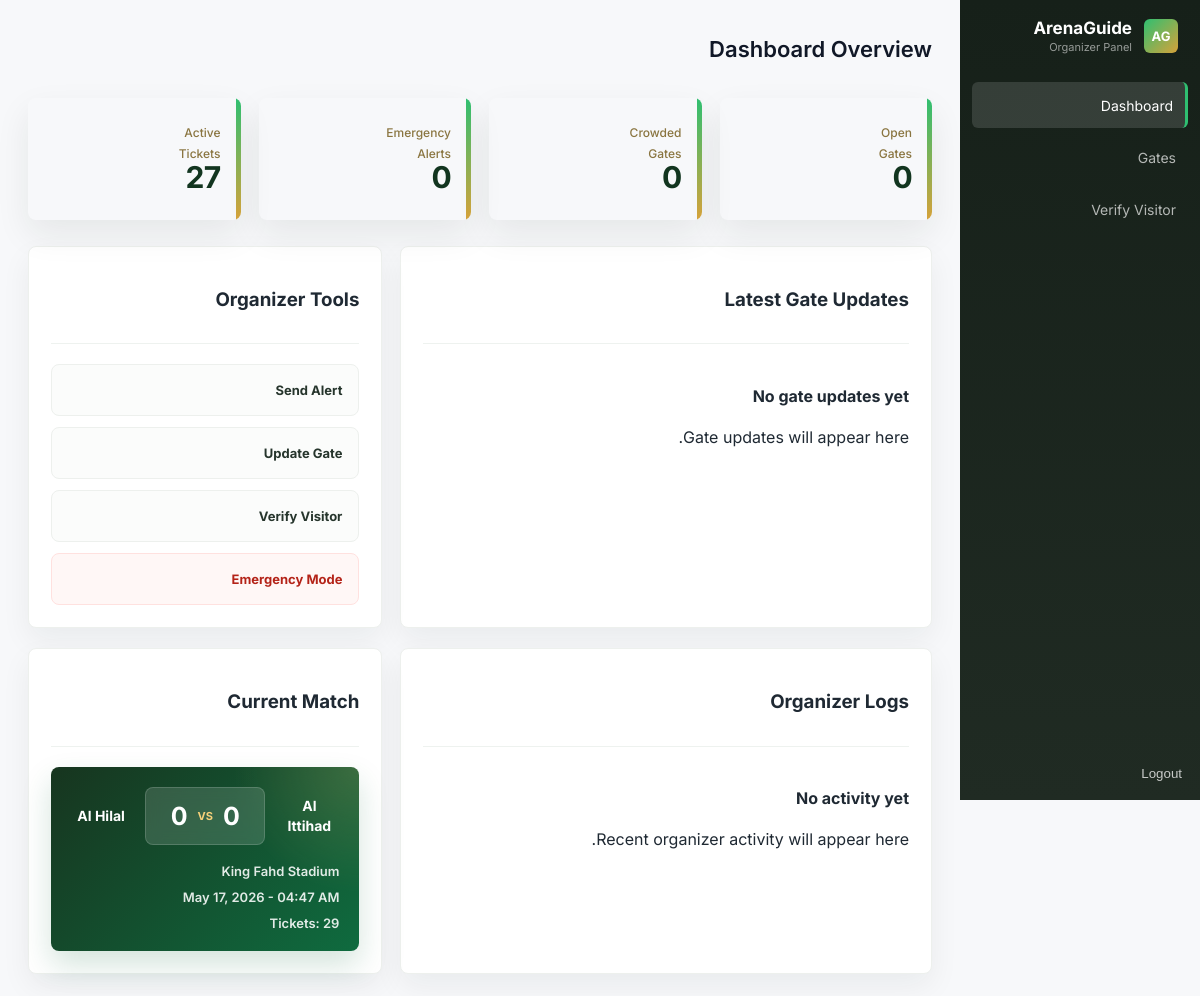
/en/dashboard/ (signed in), run on an earlier commit of the app's database.
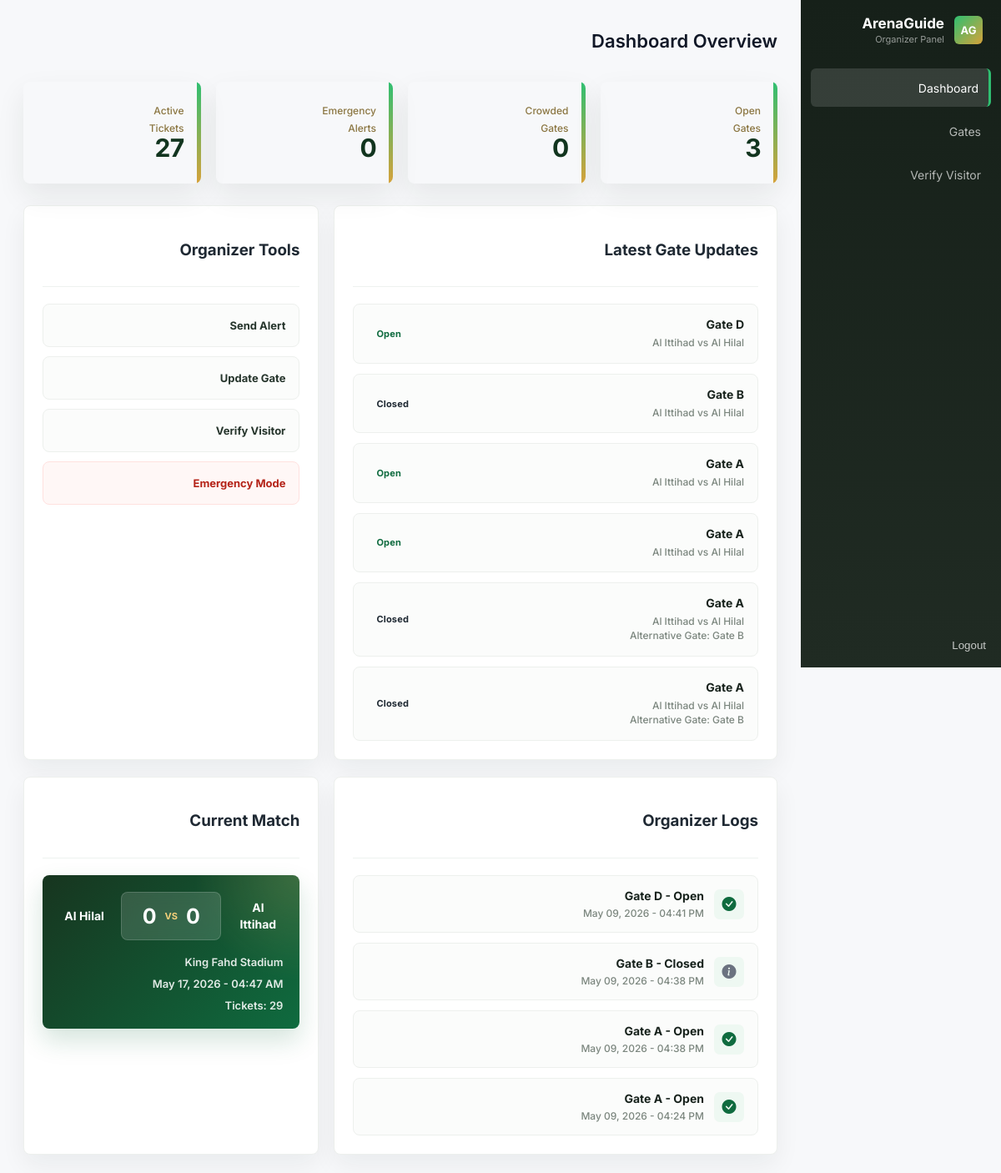
And on a later commit of the database.
### match/models.py (models this page shows, shortened)
class Match(models.Model):
    class Status(models.TextChoices):
        UPCOMING = "upcoming", "Upcoming"
        LIVE = "live", "Live"
        FINISHED = "finished", "Finished"
        CANCELED = "canceled", "Canceled"
    stadium = models.ForeignKey(Stadium,on_delete=models.CASCADE,related_name="matches")
    home_team = models.ForeignKey(Team,on_delete=models.CASCADE,related_name="home_matches" )
    away_team = models.ForeignKey(Team,on_delete=models.CASCADE,related_name="away_matches")
    start_datetime = models.DateTimeField()
    end_datetime = models.DateTimeField()
    total_tickets = models.PositiveIntegerField(default=0)
    available_tickets = models.PositiveIntegerField(default=0)
    image = models.ImageField(upload_to="matches/", blank=True, null=True)
    description = models.TextField(blank=True)
    home_score = models.PositiveIntegerField(default=0)
    away_score = models.PositiveIntegerField(default=0)
    live_minute = models.PositiveIntegerField(default=0)
    video_file = models.FileField(upload_to='matches/videos/', null=True, blank=True)
    video_url = models.URLField(null=True, blank=True)
    status = models.CharField(max_length=20,choices=Status.choices,default=Status.UPCOMING)
    class Meta:
        ordering = ["-start_datetime"]

class Team(models.Model):
    name = models.CharField(max_length=255)
    country = models.CharField(max_length=100)
    logo = models.ImageField(upload_to="teams/", blank=True, null=True)
    achievements = models.TextField(blank=True)
    coach = models.CharField(max_length=100, blank=True)
    founded_year = models.PositiveIntegerField(blank=True, null=True)
    class Meta:
        ordering = ["name"]

### stadium/models.py (models this page shows, shortened)
class Stadium(models.Model):
    class Meta:
        ordering = ["-created_at"]
        verbose_name = "Stadium"
        verbose_name_plural = "Stadiums"
        unique_together = ["name", "city"]
    class Status(models.TextChoices):
        ACTIVE = "active", "Active"
        INACTIVE = "inactive", "Inactive"
        MAINTENANCE = "maintenance", "Maintenance"
    name = models.CharField(max_length=255)
    city = models.CharField(max_length=100)
    location = models.CharField(max_length=255)
    latitude = models.FloatField(blank=True, null=True)
    longitude = models.FloatField(blank=True, null=True)
    capacity = models.PositiveIntegerField()
    description = models.TextField(blank=True)
    image = models.ImageField(upload_to="stadiums/", blank=True, null=True)
    status = models.CharField(max_length=20,choices=Status.choices,default=Status.ACTIVE)
    created_at = models.DateTimeField(auto_now_add=True)
    updated_at = models.DateTimeField(auto_now=True)

class Gate(models.Model):
    class Meta:
        ordering = ["name"]
        verbose_name = "Gate"
        verbose_name_plural = "Gates"
        unique_together = ["stadium", "name"]
    class Status(models.TextChoices):
        OPEN = "open", "Open"
        CLOSED = "closed", "Closed"
        MAINTENANCE = "maintenance", "Maintenance"
    stadium = models.ForeignKey("Stadium",on_delete=models.CASCADE,related_name="gates")
    name = models.CharField(max_length=100)
    status = models.CharField(max_length=20,choices=Status.choices,default=Status.CLOSED)
    crowd_percentage = models.PositiveIntegerField(default=0)

### dashboard/models.py (models this page shows, shortened)
class GateStatusUpdate(models.Model):
    class Status(models.TextChoices):
        OPEN = "open", "Open"
        CLOSED = "closed", "Closed"
        CROWDED = "crowded", "Crowded"
        EMERGENCY = "emergency", "Emergency"
        MAINTENANCE = "maintenance", "Maintenance"
    class Priority(models.TextChoices):
        LOW = "low", "Low"
        NORMAL = "normal", "Normal"
        HIGH = "high", "High"
        CRITICAL = "critical", "Critical"
    gate = models.ForeignKey(Gate,on_delete=models.CASCADE,related_name="status_updates")
    match = models.ForeignKey(Match,on_delete=models.CASCADE,related_name="gate_updates")
    status = models.CharField(max_length=20,choices=Status.choices,default=Status.OPEN)
    priority = models.CharField(max_length=20,choices=Priority.choices,default=Priority.NORMAL)
    alternative_gate = models.ForeignKey(Gate,on_delete=models.SET_NULL,null=True,blank=True,related_name="alternative_status_updates")
    title = models.CharField(max_length=120, blank=True)
    message = models.TextField(blank=True,help_text="Message shown to organizers and optionally sent to visitors.")
    internal_note = models.TextField(blank=True,help_text="Private note for organizers only.")
    notify_users = models.BooleanField(default=True)
    affected_ticket_count = models.PositiveIntegerField(default=0)
    notification_sent = models.BooleanField(default=False)
    updated_by = models.ForeignKey(settings.AUTH_USER_MODEL,on_delete=models.SET_NULL,null=True,blank=True,related_name="gate_status_updates")
    created_at = models.DateTimeField(auto_now_add=True)
    class Meta:
        ordering = ["-created_at"]
        verbose_name = "Gate Status Update"
        verbose_name_plural = "Gate Status Updates"

### dashboard/views.py (the view)
# urls.py: path( "",views.organizer_dashboard,name="organizer_dashboard"),
@login_required
def organizer_dashboard(request:HttpRequest):
    latest_updates = GateStatusUpdate.objects.select_related("gate","alternative_gate","match","match__home_team","match__away_team","updated_by",).order_by("-created_at")[:6]
    open_count = GateStatusUpdate.objects.filter(status=GateStatusUpdate.Status.OPEN).count()
    crowded_count = GateStatusUpdate.objects.filter(status=GateStatusUpdate.Status.CROWDED).count()
    emergency_count = GateStatusUpdate.objects.filter(status=GateStatusUpdate.Status.EMERGENCY).count()
    closed_count = GateStatusUpdate.objects.filter(status=GateStatusUpdate.Status.CLOSED).count()
    total_tickets = Ticket.objects.count()
    active_tickets = Ticket.objects.filter(status=Ticket.Status.ACTIVE).count()
    current_match = Match.objects.select_related("home_team","away_team","stadium",).order_by("-start_datetime").first()
    total_gates = Gate.objects.count()
    context = {
        "latest_updates": latest_updates,
        "open_count": open_count,
        "crowded_count": crowded_count,
        "emergency_count": emergency_count,
        "closed_count": closed_count,
        "total_tickets": total_tickets,
        "active_tickets": active_tickets,
        "current_match": current_match,
        "total_gates": total_gates,
    }
    return render(request, "dashboard/organizer_dashboard.html", context)

### dashboard/templates/dashboard/organizer_dashboard.html (shortened to what this page needs)
{% extends "dashboard/dashboard_base.html" %}
{% load static %}
{% load i18n %}
{% get_current_language as LANGUAGE_CODE %}
{% block dashboard_title %}{% trans "Dashboard Overview" %}{% endblock %}
{% block dashboard_extra_css %}
    <link rel="stylesheet" href="{% static 'css/organizer_dashboard.css' %}">
{% endblock %}
{% block dashboard_content %}
<section class="organizer-dashboard">
    <div class="dashboard-stats">
        {% include "includes/stat_card.html" with  color="green" title="Open Gates" value=open_count  %}
        {% include "includes/stat_card.html" with  color="orange" title="Crowded Gates" value=crowded_count  %}
        {% include "includes/stat_card.html" with  color="red" title="Emergency Alerts" value=emergency_count  %}
        {% include "includes/stat_card.html" with  color="blue" title="Active Tickets" value=active_tickets  %}
    </div>
    <div class="dashboard-grid">
        <div class="dashboard-panel large-panel">
            {% url 'dashboard:gate_management' as gate_management_url %}
            {% include "includes/panel_head.html" with label="" title="Latest Gate Updates" url=gate_management_view action_text="Manage All" %}
            <div class="gate-status-list">
                {% for update in latest_updates %}
                    <div class="gate-status-card {{ update.status }}">
                        <div>
                            <strong>{{ update.gate.name }}</strong>
                            <small>
                                {{ update.match.home_team.name }}
                                vs
                                {{ update.match.away_team.name }}
                            </small>
                            {% if update.alternative_gate %}
                                <small>
                                    {% trans "Alternative Gate" %}:
                                    {{ update.alternative_gate.name }}
                                </small>
                            {% endif %}
                        </div>
                        <span>
                            {{ update.get_status_display }}
                        </span>
                    </div>
                {% empty %}
                    {% include "includes/empty_state.html" with icon="bi bi-door-open" title="No gate updates yet" message="Gate updates will appear here." %}
                {% endfor %}
            </div>
        </div>
        <div class="dashboard-panel">
            {% include "includes/panel_head.html" with label="" title="Organizer Tools" %}
            <div class="quick-actions">
                {% url 'dashboard:send_notification' as send_notification_url %}
                {% include "includes/quick_action_btn.html" with url=send_notification_url  text="Send Alert" %}
                {% url 'dashboard:gate_management_view' as create_update_url %}
                {% include "includes/quick_action_btn.html" with url=create_update_url  text="Update Gate" %}
                {% url 'dashboard:verify_visitor' as verify_url %}
                {% include "includes/quick_action_btn.html" with url=verify_url  text="Verify Visitor" %}
                {% url 'dashboard:emergency_control' as emergency_url %}
                {% include "includes/quick_action_btn.html" with url=emergency_url  text="Emergency Mode" extra_class="danger" %}
            </div>
        </div>
    </div>
    <div class="dashboard-grid">
        <div class="dashboard-panel">
            {% url 'dashboard:activity_logs' as logs_url %}
            {% include "includes/panel_head.html" with label="" title="Organizer Logs" url=logs_url action_text="View Logs" %}
            <div class="activity-list">
                {% for update in latest_updates|slice:":4" %}
                    <div class="activity-item">
                        {% if update.status == "open" %}
                            <i class="bi bi-check-circle-fill green-text"></i>
                        {% elif update.status == "crowded" %}
                            <i class="bi bi-people-fill orange-text"></i>
                        {% elif update.status == "emergency" %}
                            <i class="bi bi-exclamation-circle-fill red-text"></i>
                        {% else %}
                            <i class="bi bi-info-circle-fill gray-text"></i>
                        {% endif %}
                        <div>
                            <strong>
                                {{ update.gate.name }}
                                -
                                {{ update.get_status_display }}
                            </strong>
                            <small>
                                {{ update.created_at|date:"M d, Y - h:i A" }}
                            </small>
                        </div>
                    </div>
                {% empty %}
                    {% include "includes/empty_state.html" with title="No activity yet" message="Recent organizer activity will appear here." %}
                {% endfor %}
            </div>
        </div>
        <div class="dashboard-panel">
            {% include "includes/panel_head.html" with label="" title="Current Match" %}
            {% if current_match %}
                <div class="match-overview">
                    <div class="match-score">
                        <strong>
                            {{ current_match.home_team.name }}
                        </strong>
                        <div class="score-box">
                            <span>{{ current_match.home_score|default:0 }}</span>
                            <small>VS</small>
                            <span>{{ current_match.away_score|default:0 }}</span>
                        </div>
                        <strong>
                            {{ current_match.away_team.name }}
                        </strong>
                    </div>
                    <div class="match-meta">
                        <span>
                            {{ current_match.stadium.name }}
                        </span>
                        <span>
                            {{ current_match.start_datetime|date:"M d, Y - h:i A" }}
                        </span>
                        <span>
                            {% trans "Tickets" %}:
                            {{ total_tickets|default:0 }}
                        </span>
                    </div>
                </div>
            {% else %}
                {% include "includes/empty_state.html" with title="No match available" message="Add matches from the admin panel." %}
            {% endif %}
        </div>
    </div>
</section>
{% endblock %}

### dashboard/templates/dashboard/dashboard_base.html (shortened to what this page needs)
{% load static %}
{% load i18n %}
{% get_current_language as LANGUAGE_CODE %}
{% get_available_languages as LANGUAGES %}
<!DOCTYPE html>
<html lang="{{ LANGUAGE_CODE }}" dir="{% if LANGUAGE_CODE == 'en' %}rtl{% else %}rtl{% endif %}">
<head>
    <link rel="stylesheet" href="https://cdn.jsdelivr.net/npm/bootstrap-icons@1.11.3/font/bootstrap-icons.min.css">
    <link rel="stylesheet" href="{% static 'css/dashboard_base.css' %}">
    {% block dashboard_extra_css %}{% endblock %}
</head>
<body class="dashboard-body">
<div class="dashboard-shell">
    <aside class="dashboard-sidebar">
        <div class="dashboard-logo">
            <div class="logo-mark">AG</div>
            <div>
                <h2>ArenaGuide</h2>
                <p>{% trans "Organizer Panel" %}</p>
            </div>
        </div>
        <nav class="dashboard-nav">
            <a href="{% url 'dashboard:organizer_dashboard' %}">
                <span>{% trans "Dashboard" %}</span>
            </a>
            <a href="{% url 'dashboard:gate_management_view' %}">
                <span>{% trans "Gates" %}</span>
            </a>
            <a href="{% url 'dashboard:verify_visitor' %}">
                <span>{% trans "Verify Visitor" %}</span>
            </a>
        </nav>
        <form action="{% url 'account:logout' %}" method="POST" class="sidebar-bottom">
            <button type="submit" class="logout-link">
                <span>{% trans "Logout" %}</span>
            </button>
        </form>
    </aside>
    <main class="dashboard-main">
        <header class="dashboard-topbar">
            <div>
                <h1>{% block dashboard_title %}{% trans "Dashboard" %}{% endblock %}</h1>
            </div>
        </header>
        <section class="dashboard-content">
            {% block dashboard_content %}{% endblock %}
        </section>
    </main>
</div>
</body>
</html>

### dashboard/templates/includes/stat_card.html (shortened to what this page needs)
<div class="dashboard-stat-card">
    <div class="stat-content">
        <span>{{ title }}</span>
        <strong>{{ value|default:0 }}</strong>
    </div>
</div>

### dashboard/templates/includes/panel_head.html (shortened to what this page needs)
<div class="panel-head">
    <div>
        <h3>{{ title }}</h3>
    </div>
</div>

### dashboard/templates/includes/quick_action_btn.html
<a href="{{ url }}" class="quick-action-btn {{ extra_class }}">
    <span>{{ text }}</span>
</a>

### dashboard/templates/includes/empty_state.html
<div class="empty-dashboard-card">
    <h4>{{ title }}</h4>
    <p>{{ message }}</p>
</div>

What changed in the data, as far as the page shows it:
added GateStatusUpdate: gate.name "Gate D", match.home_team.name "Al Ittihad", match.away_team.name "Al Hilal", status "Open", created_at "May 09, 2026 - 04:41 PM"
added GateStatusUpdate: gate.name "Gate B", match.home_team.name "Al Ittihad", match.away_team.name "Al Hilal", status "Closed", created_at "May 09, 2026 - 04:38 PM"
added GateStatusUpdate: gate.name "Gate A", match.home_team.name "Al Ittihad", match.away_team.name "Al Hilal", status "Open", created_at "May 09, 2026 - 04:38 PM"
added GateStatusUpdate: gate.name "Gate A", match.home_team.name "Al Ittihad", match.away_team.name "Al Hilal", status "Open", created_at "May 09, 2026 - 04:24 PM"
added GateStatusUpdate: gate.name "Gate A", match.home_team.name "Al Ittihad", match.away_team.name "Al Hilal", alternative_gate.name "Gate B", status "Closed", shown under "Latest Gate Updates"
added GateStatusUpdate: gate.name "Gate A", match.home_team.name "Al Ittihad", match.away_team.name "Al Hilal", alternative_gate.name "Gate B", status "Closed", shown under "Latest Gate Updates"
Also different on the page:
{{ value|default:0 }}: "0 0 0 27" → "3 0 0 27"
{{ title }}: "No gate updates yet No activity yet" → (not shown)
{{ message }}: "Gate updates will appear here. Recent organizer activity will appear here." → (not shown)
